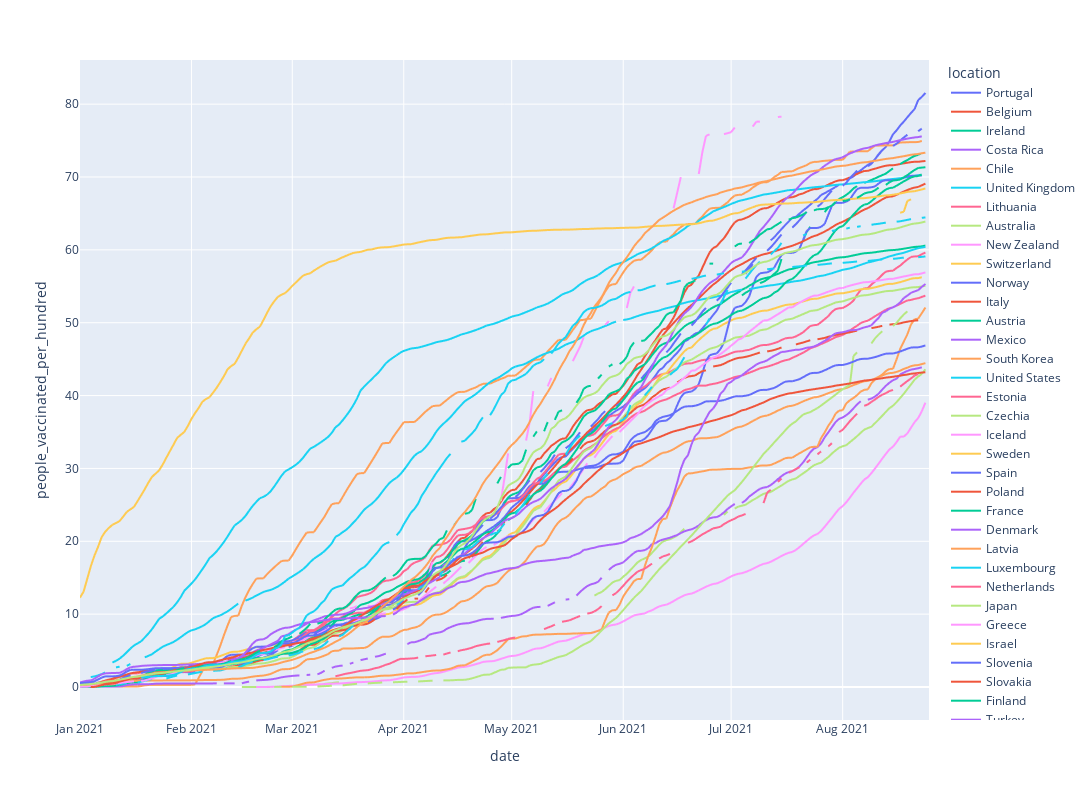

The code cell stored with this chart in its notebook:
### Code cell
vaccinated_data = oecd_data.query("date>'2021'")
plot_countries(vaccinated_data, 'people_vaccinated_per_hundred')

### Figure 1 — Plotly figure (JSON) as saved in the notebook; plotly's stock layout.template omitted (floating-point values rounded to 4 significant figures; data arrays with more than 128 entries replaced by an {"elided": "..."} marker saying what was removed)
{"data": [{"hovertemplate": "location=Portugal<br>date=%{x}<br>people_vaccinated_per_hundred=%{y}<extra></extra>", "legendgroup": "Portugal", "line": {"color": "#636efa", "dash": "solid"}, "marker": {"symbol": "circle"}, "mode": "lines", "name": "Portugal", "showlegend": true, "type": "scattergl", "x": {"elided": "237 str values"}, "xaxis": "x", "y": {"elided": "237 float values"}, "yaxis": "y"}, {"hovertemplate": "location=Belgium<br>date=%{x}<br>people_vaccinated_per_hundred=%{y}<extra></extra>", "legendgroup": "Belgium", "line": {"color": "#EF553B", "dash": "solid"}, "marker": {"symbol": "circle"}, "mode": "lines", "name": "Belgium", "showlegend": true, "type": "scattergl", "x": {"elided": "237 str values"}, "xaxis": "x", "y": {"elided": "237 float values"}, "yaxis": "y"}, {"hovertemplate": "location=Ireland<br>date=%{x}<br>people_vaccinated_per_hundred=%{y}<extra></extra>", "legendgroup": "Ireland", "line": {"color": "#00cc96", "dash": "solid"}, "marker": {"symbol": "circle"}, "mode": "lines", "name": "Ireland", "showlegend": true, "type": "scattergl", "x": {"elided": "237 str values"}, "xaxis": "x", "y": {"elided": "237 float values"}, "yaxis": "y"}, {"hovertemplate": "location=Costa Rica<br>date=%{x}<br>people_vaccinated_per_hundred=%{y}<extra></extra>", "legendgroup": "Costa Rica", "line": {"color": "#ab63fa", "dash": "solid"}, "marker": {"symbol": "circle"}, "mode": "lines", "name": "Costa Rica", "showlegend": true, "type": "scattergl", "x": {"elided": "237 str values"}, "xaxis": "x", "y": {"elided": "237 float values"}, "yaxis": "y"}, {"hovertemplate": "location=Chile<br>date=%{x}<br>people_vaccinated_per_hundred=%{y}<extra></extra>", "legendgroup": "Chile", "line": {"color": "#FFA15A", "dash": "solid"}, "marker": {"symbol": "circle"}, "mode": "lines", "name": "Chile", "showlegend": true, "type": "scattergl", "x": {"elided": "237 str values"}, "xaxis": "x", "y": {"elided": "237 float values"}, "yaxis": "y"}, {"hovertemplate": "location=United Kingdom<br>date=%{x}<br>people_vaccinated_per_hundred=%{y}<extra></extra>", "legendgroup": "United Kingdom", "line": {"color": "#19d3f3", "dash": "solid"}, "marker": {"symbol": "circle"}, "mode": "lines", "name": "United Kingdom", "showlegend": true, "type": "scattergl", "x": {"elided": "237 str values"}, "xaxis": "x", "y": {"elided": "237 float values"}, "yaxis": "y"}, {"hovertemplate": "location=Lithuania<br>date=%{x}<br>people_vaccinated_per_hundred=%{y}<extra></extra>", "legendgroup": "Lithuania", "line": {"color": "#FF6692", "dash": "solid"}, "marker": {"symbol": "circle"}, "mode": "lines", "name": "Lithuania", "showlegend": true, "type": "scattergl", "x": {"elided": "237 str values"}, "xaxis": "x", "y": {"elided": "237 float values"}, "yaxis": "y"}, {"hovertemplate": "location=Australia<br>date=%{x}<br>people_vaccinated_per_hundred=%{y}<extra></extra>", "legendgroup": "Australia", "line": {"color": "#B6E880", "dash": "solid"}, "marker": {"symbol": "circle"}, "mode": "lines", "name": "Australia", "showlegend": true, "type": "scattergl", "x": {"elided": "237 str values"}, "xaxis": "x", "y": {"elided": "237 float values"}, "yaxis": "y"}, {"hovertemplate": "location=New Zealand<br>date=%{x}<br>people_vaccinated_per_hundred=%{y}<extra></extra>", "legendgroup": "New Zealand", "line": {"color": "#FF97FF", "dash": "solid"}, "marker": {"symbol": "circle"}, "mode": "lines", "name": "New Zealand", "showlegend": true, "type": "scattergl", "x": {"elided": "237 str values"}, "xaxis": "x", "y": {"elided": "237 float values"}, "yaxis": "y"}, {"hovertemplate": "location=Switzerland<br>date=%{x}<br>people_vaccinated_per_hundred=%{y}<extra></extra>", "legendgroup": "Switzerland", "line": {"color": "#FECB52", "dash": "solid"}, "marker": {"symbol": "circle"}, "mode": "lines", "name": "Switzerland", "showlegend": true, "type": "scattergl", "x": {"elided": "237 str values"}, "xaxis": "x", "y": {"elided": "237 float values"}, "yaxis": "y"}, {"hovertemplate": "location=Norway<br>date=%{x}<br>people_vaccinated_per_hundred=%{y}<extra></extra>", "legendgroup": "Norway", "line": {"color": "#636efa", "dash": "solid"}, "marker": {"symbol": "circle"}, "mode": "lines", "name": "Norway", "showlegend": true, "type": "scattergl", "x": {"elided": "237 str values"}, "xaxis": "x", "y": {"elided": "237 float values"}, "yaxis": "y"}, {"hovertemplate": "location=Italy<br>date=%{x}<br>people_vaccinated_per_hundred=%{y}<extra></extra>", "legendgroup": "Italy", "line": {"color": "#EF553B", "dash": "solid"}, "marker": {"symbol": "circle"}, "mode": "lines", "name": "Italy", "showlegend": true, "type": "scattergl", "x": {"elided": "237 str values"}, "xaxis": "x", "y": {"elided": "237 float values"}, "yaxis": "y"}, {"hovertemplate": "location=Austria<br>date=%{x}<br>people_vaccinated_per_hundred=%{y}<extra></extra>", "legendgroup": "Austria", "line": {"color": "#00cc96", "dash": "solid"}, "marker": {"symbol": "circle"}, "mode": "lines", "name": "Austria", "showlegend": true, "type": "scattergl", "x": {"elided": "237 str values"}, "xaxis": "x", "y": {"elided": "237 float values"}, "yaxis": "y"}, {"hovertemplate": "location=Mexico<br>date=%{x}<br>people_vaccinated_per_hundred=%{y}<extra></extra>", "legendgroup": "Mexico", "line": {"color": "#ab63fa", "dash": "solid"}, "marker": {"symbol": "circle"}, "mode": "lines", "name": "Mexico", "showlegend": true, "type": "scattergl", "x": {"elided": "237 str values"}, "xaxis": "x", "y": {"elided": "237 float values"}, "yaxis": "y"}, {"hovertemplate": "location=South Korea<br>date=%{x}<br>people_vaccinated_per_hundred=%{y}<extra></extra>", "legendgroup": "South Korea", "line": {"color": "#FFA15A", "dash": "solid"}, "marker": {"symbol": "circle"}, "mode": "lines", "name": "South Korea", "showlegend": true, "type": "scattergl", "x": {"elided": "237 str values"}, "xaxis": "x", "y": {"elided": "237 float values"}, "yaxis": "y"}, {"hovertemplate": "location=United States<br>date=%{x}<br>people_vaccinated_per_hundred=%{y}<extra></extra>", "legendgroup": "United States", "line": {"color": "#19d3f3", "dash": "solid"}, "marker": {"symbol": "circle"}, "mode": "lines", "name": "United States", "showlegend": true, "type": "scattergl", "x": {"elided": "237 str values"}, "xaxis": "x", "y": {"elided": "237 float values"}, "yaxis": "y"}, {"hovertemplate": "location=Estonia<br>date=%{x}<br>people_vaccinated_per_hundred=%{y}<extra></extra>", "legendgroup": "Estonia", "line": {"color": "#FF6692", "dash": "solid"}, "marker": {"symbol": "circle"}, "mode": "lines", "name": "Estonia", "showlegend": true, "type": "scattergl", "x": {"elided": "237 str values"}, "xaxis": "x", "y": {"elided": "237 float values"}, "yaxis": "y"}, {"hovertemplate": "location=Czechia<br>date=%{x}<br>people_vaccinated_per_hundred=%{y}<extra></extra>", "legendgroup": "Czechia", "line": {"color": "#B6E880", "dash": "solid"}, "marker": {"symbol": "circle"}, "mode": "lines", "name": "Czechia", "showlegend": true, "type": "scattergl", "x": {"elided": "237 str values"}, "xaxis": "x", "y": {"elided": "237 float values"}, "yaxis": "y"}, {"hovertemplate": "location=Iceland<br>date=%{x}<br>people_vaccinated_per_hundred=%{y}<extra></extra>", "legendgroup": "Iceland", "line": {"color": "#FF97FF", "dash": "solid"}, "marker": {"symbol": "circle"}, "mode": "lines", "name": "Iceland", "showlegend": true, "type": "scattergl", "x": {"elided": "237 str values"}, "xaxis": "x", "y": {"elided": "237 float values"}, "yaxis": "y"}, {"hovertemplate": "location=Sweden<br>date=%{x}<br>people_vaccinated_per_hundred=%{y}<extra></extra>", "legendgroup": "Sweden", "line": {"color": "#FECB52", "dash": "solid"}, "marker": {"symbol": "circle"}, "mode": "lines", "name": "Sweden", "showlegend": true, "type": "scattergl", "x": {"elided": "237 str values"}, "xaxis": "x", "y": {"elided": "237 float values"}, "yaxis": "y"}, {"hovertemplate": "location=Spain<br>date=%{x}<br>people_vaccinated_per_hundred=%{y}<extra></extra>", "legendgroup": "Spain", "line": {"color": "#636efa", "dash": "solid"}, "marker": {"symbol": "circle"}, "mode": "lines", "name": "Spain", "showlegend": true, "type": "scattergl", "x": {"elided": "237 str values"}, "xaxis": "x", "y": {"elided": "237 float values"}, "yaxis": "y"}, {"hovertemplate": "location=Poland<br>date=%{x}<br>people_vaccinated_per_hundred=%{y}<extra></extra>", "legendgroup": "Poland", "line": {"color": "#EF553B", "dash": "solid"}, "marker": {"symbol": "circle"}, "mode": "lines", "name": "Poland", "showlegend": true, "type": "scattergl", "x": {"elided": "237 str values"}, "xaxis": "x", "y": {"elided": "237 float values"}, "yaxis": "y"}, {"hovertemplate": "location=France<br>date=%{x}<br>people_vaccinated_per_hundred=%{y}<extra></extra>", "legendgroup": "France", "line": {"color": "#00cc96", "dash": "solid"}, "marker": {"symbol": "circle"}, "mode": "lines", "name": "France", "showlegend": true, "type": "scattergl", "x": {"elided": "237 str values"}, "xaxis": "x", "y": {"elided": "237 float values"}, "yaxis": "y"}, {"hovertemplate": "location=Denmark<br>date=%{x}<br>people_vaccinated_per_hundred=%{y}<extra></extra>", "legendgroup": "Denmark", "line": {"color": "#ab63fa", "dash": "solid"}, "marker": {"symbol": "circle"}, "mode": "lines", "name": "Denmark", "showlegend": true, "type": "scattergl", "x": {"elided": "237 str values"}, "xaxis": "x", "y": {"elided": "237 float values"}, "yaxis": "y"}, {"hovertemplate": "location=Latvia<br>date=%{x}<br>people_vaccinated_per_hundred=%{y}<extra></extra>", "legendgroup": "Latvia", "line": {"color": "#FFA15A", "dash": "solid"}, "marker": {"symbol": "circle"}, "mode": "lines", "name": "Latvia", "showlegend": true, "type": "scattergl", "x": {"elided": "237 str values"}, "xaxis": "x", "y": {"elided": "237 float values"}, "yaxis": "y"}, {"hovertemplate": "location=Luxembourg<br>date=%{x}<br>people_vaccinated_per_hundred=%{y}<extra></extra>", "legendgroup": "Luxembourg", "line": {"color": "#19d3f3", "dash": "solid"}, "marker": {"symbol": "circle"}, "mode": "lines", "name": "Luxembourg", "showlegend": true, "type": "scattergl", "x": {"elided": "237 str values"}, "xaxis": "x", "y": {"elided": "237 float values"}, "yaxis": "y"}, {"hovertemplate": "location=Netherlands<br>date=%{x}<br>people_vaccinated_per_hundred=%{y}<extra></extra>", "legendgroup": "Netherlands", "line": {"color": "#FF6692", "dash": "solid"}, "marker": {"symbol": "circle"}, "mode": "lines", "name": "Netherlands", "showlegend": true, "type": "scattergl", "x": {"elided": "237 str values"}, "xaxis": "x", "y": {"elided": "237 float values"}, "yaxis": "y"}, {"hovertemplate": "location=Japan<br>date=%{x}<br>people_vaccinated_per_hundred=%{y}<extra></extra>", "legendgroup": "Japan", "line": {"color": "#B6E880", "dash": "solid"}, "marker": {"symbol": "circle"}, "mode": "lines", "name": "Japan", "showlegend": true, "type": "scattergl", "x": {"elided": "237 str values"}, "xaxis": "x", "y": {"elided": "237 float values"}, "yaxis": "y"}, {"hovertemplate": "location=Greece<br>date=%{x}<br>people_vaccinated_per_hundred=%{y}<extra></extra>", "legendgroup": "Greece", "line": {"color": "#FF97FF", "dash": "solid"}, "marker": {"symbol": "circle"}, "mode": "lines", "name": "Greece", "showlegend": true, "type": "scattergl", "x": {"elided": "237 str values"}, "xaxis": "x", "y": {"elided": "237 float values"}, "yaxis": "y"}, {"hovertemplate": "location=Israel<br>date=%{x}<br>people_vaccinated_per_hundred=%{y}<extra></extra>", "legendgroup": "Israel", "line": {"color": "#FECB52", "dash": "solid"}, "marker": {"symbol": "circle"}, "mode": "lines", "name": "Israel", "showlegend": true, "type": "scattergl", "x": {"elided": "237 str values"}, "xaxis": "x", "y": {"elided": "237 float values"}, "yaxis": "y"}, {"hovertemplate": "location=Slovenia<br>date=%{x}<br>people_vaccinated_per_hundred=%{y}<extra></extra>", "legendgroup": "Slovenia", "line": {"color": "#636efa", "dash": "solid"}, "marker": {"symbol": "circle"}, "mode": "lines", "name": "Slovenia", "showlegend": true, "type": "scattergl", "x": {"elided": "237 str values"}, "xaxis": "x", "y": {"elided": "237 float values"}, "yaxis": "y"}, {"hovertemplate": "location=Slovakia<br>date=%{x}<br>people_vaccinated_per_hundred=%{y}<extra></extra>", "legendgroup": "Slovakia", "line": {"color": "#EF553B", "dash": "solid"}, "marker": {"symbol": "circle"}, "mode": "lines", "name": "Slovakia", "showlegend": true, "type": "scattergl", "x": {"elided": "237 str values"}, "xaxis": "x", "y": {"elided": "237 float values"}, "yaxis": "y"}, {"hovertemplate": "location=Finland<br>date=%{x}<br>people_vaccinated_per_hundred=%{y}<extra></extra>", "legendgroup": "Finland", "line": {"color": "#00cc96", "dash": "solid"}, "marker": {"symbol": "circle"}, "mode": "lines", "name": "Finland", "showlegend": true, "type": "scattergl", "x": {"elided": "237 str values"}, "xaxis": "x", "y": {"elided": "237 float values"}, "yaxis": "y"}, {"hovertemplate": "location=Turkey<br>date=%{x}<br>people_vaccinated_per_hundred=%{y}<extra></extra>", "legendgroup": "Turkey", "line": {"color": "#ab63fa", "dash": "solid"}, "marker": {"symbol": "circle"}, "mode": "lines", "name": "Turkey", "showlegend": true, "type": "scattergl", "x": {"elided": "237 str values"}, "xaxis": "x", "y": {"elided": "237 float values"}, "yaxis": "y"}, {"hovertemplate": "location=Canada<br>date=%{x}<br>people_vaccinated_per_hundred=%{y}<extra></extra>", "legendgroup": "Canada", "line": {"color": "#FFA15A", "dash": "solid"}, "marker": {"symbol": "circle"}, "mode": "lines", "name": "Canada", "showlegend": true, "type": "scattergl", "x": {"elided": "237 str values"}, "xaxis": "x", "y": {"elided": "237 float values"}, "yaxis": "y"}, {"hovertemplate": "location=Hungary<br>date=%{x}<br>people_vaccinated_per_hundred=%{y}<extra></extra>", "legendgroup": "Hungary", "line": {"color": "#19d3f3", "dash": "solid"}, "marker": {"symbol": "circle"}, "mode": "lines", "name": "Hungary", "showlegend": true, "type": "scattergl", "x": {"elided": "237 str values"}, "xaxis": "x", "y": {"elided": "237 float values"}, "yaxis": "y"}, {"hovertemplate": "location=Colombia<br>date=%{x}<br>people_vaccinated_per_hundred=%{y}<extra></extra>", "legendgroup": "Colombia", "line": {"color": "#FF6692", "dash": "solid"}, "marker": {"symbol": "circle"}, "mode": "lines", "name": "Colombia", "showlegend": true, "type": "scattergl", "x": {"elided": "237 str values"}, "xaxis": "x", "y": {"elided": "237 float values"}, "yaxis": "y"}, {"hovertemplate": "location=Germany<br>date=%{x}<br>people_vaccinated_per_hundred=%{y}<extra></extra>", "legendgroup": "Germany", "line": {"color": "#B6E880", "dash": "solid"}, "marker": {"symbol": "circle"}, "mode": "lines", "name": "Germany", "showlegend": true, "type": "scattergl", "x": {"elided": "237 str values"}, "xaxis": "x", "y": {"elided": "237 float values"}, "yaxis": "y"}], "layout": {"height": 800, "legend": {"title": {"text": "location"}, "tracegroupgap": 0}, "margin": {"t": 60}, "width": 1500, "xaxis": {"anchor": "y", "domain": [0, 1], "title": {"text": "date"}}, "yaxis": {"anchor": "x", "domain": [0, 1], "title": {"text": "people_vaccinated_per_hundred"}}}}
